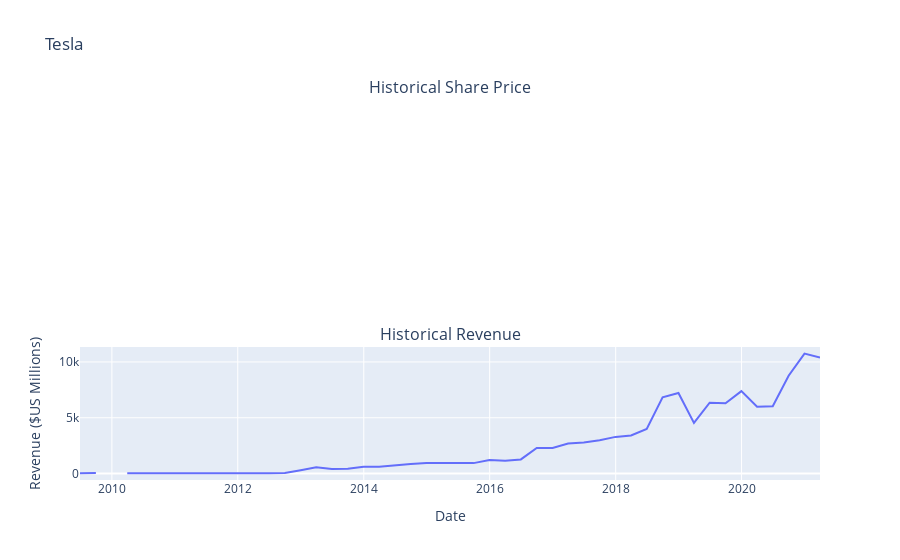

The code cell stored with this chart in its notebook:
### Markdown cell above
Use the `make_graph` function to graph the Tesla Stock Data, also provide a title for the graph. The structure to call the `make_graph` function is `make_graph(tesla_data, tesla_revenue, 'Tesla')`. Note the graph will only show data upto June 2021.

### Code cell
graph_tesla = make_graph(tesla_data, tesla_revenue, 'Tesla')

### Figure 1 — Plotly figure (JSON) as saved in the notebook; plotly's stock layout.template omitted (floating-point values rounded to 4 significant figures)
{"data": [{"name": "Revenue", "type": "scatter", "x": ["2021-03-31T00:00:00", "2020-12-31T00:00:00", "2020-09-30T00:00:00", "2020-06-30T00:00:00", "2020-03-31T00:00:00", "2019-12-31T00:00:00", "2019-09-30T00:00:00", "2019-06-30T00:00:00", "2019-03-31T00:00:00", "2018-12-31T00:00:00", "2018-09-30T00:00:00", "2018-06-30T00:00:00", "2018-03-31T00:00:00", "2017-12-31T00:00:00", "2017-09-30T00:00:00", "2017-06-30T00:00:00", "2017-03-31T00:00:00", "2016-12-31T00:00:00", "2016-09-30T00:00:00", "2016-06-30T00:00:00", "2016-03-31T00:00:00", "2015-12-31T00:00:00", "2015-09-30T00:00:00", "2015-06-30T00:00:00", "2015-03-31T00:00:00", "2014-12-31T00:00:00", "2014-09-30T00:00:00", "2014-06-30T00:00:00", "2014-03-31T00:00:00", "2013-12-31T00:00:00", "2013-09-30T00:00:00", "2013-06-30T00:00:00", "2013-03-31T00:00:00", "2012-12-31T00:00:00", "2012-09-30T00:00:00", "2012-06-30T00:00:00", "2012-03-31T00:00:00", "2011-12-31T00:00:00", "2011-09-30T00:00:00", "2011-06-30T00:00:00", "2011-03-31T00:00:00", "2010-12-31T00:00:00", "2010-09-30T00:00:00", "2010-06-30T00:00:00", "2010-03-31T00:00:00", "2009-12-31T00:00:00", "2009-09-30T00:00:00", "2009-06-30T00:00:00"], "xaxis": "x2", "y": [10389, 10744, 8771, 6036, 5985, 7384, 6303, 6350, 4541, 7226, 6824, 4002, 3409, 3288, 2985, 2790, 2696, 2285, 2298, 1270, 1147, 1214, 937, 955, 940, 957, 852, 769, 621, 615, 431, 405, 562, 306, 50, 27, 30, 39, 58, 58, 49, 36, 31, 28, 21, null, 46, 27], "yaxis": "y2"}], "layout": {"annotations": [{"font": {"size": 16}, "showarrow": false, "text": "Historical Share Price", "x": 0.5, "xanchor": "center", "xref": "paper", "y": 1.0, "yanchor": "bottom", "yref": "paper"}, {"font": {"size": 16}, "showarrow": false, "text": "Historical Revenue", "x": 0.5, "xanchor": "center", "xref": "paper", "y": 0.35, "yanchor": "bottom", "yref": "paper"}], "autosize": true, "showlegend": false, "title": {"text": "Tesla"}, "xaxis": {"anchor": "y", "domain": [0, 1], "matches": "x2", "rangeslider": {"visible": true}, "showticklabels": false, "title": {"text": "Date"}}, "xaxis2": {"anchor": "y2", "autorange": true, "domain": [0, 1], "range": ["2009-06-30", "2021-03-31"], "title": {"text": "Date"}, "type": "date"}, "yaxis": {"anchor": "x", "domain": [0.65, 1.0], "title": {"text": "Price ($US)"}}, "yaxis2": {"anchor": "x2", "autorange": true, "domain": [0, 0.35], "range": [-574.7, 11340.0], "title": {"text": "Revenue ($US Millions)"}, "type": "linear"}}}
